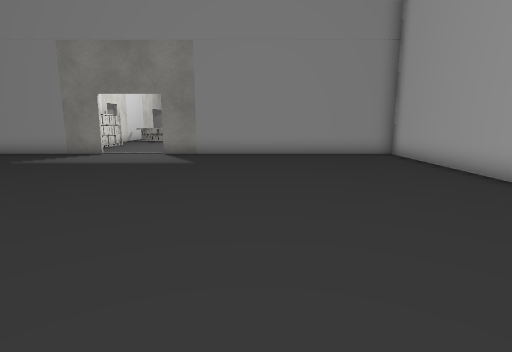
view 1 (above)

24 first-person views from a walk through a scene from a Unity 3-D project. The camera is 1.3 m above the floor, tilts 10° down and sees 80° across. The floor is counted in squares, 1 m on a side. Each view is taken from the middle of a square. On the plan, view 1 faces up. The plan holds only what a view shows up to about 14 squares ahead; the rest is blank. The place goes on beyond the plan. Door leaves are left out, so doorways stand open. Some surface patterns are stand-ins.

view 2
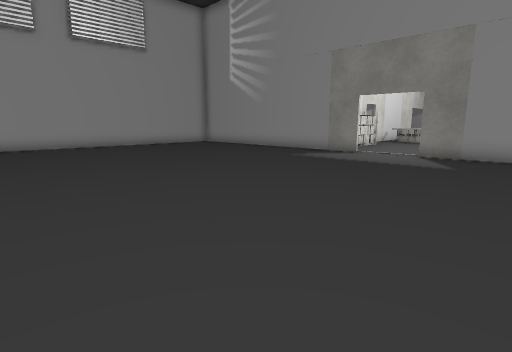

view 3
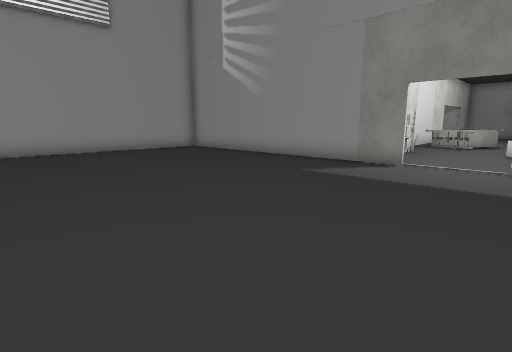

view 4
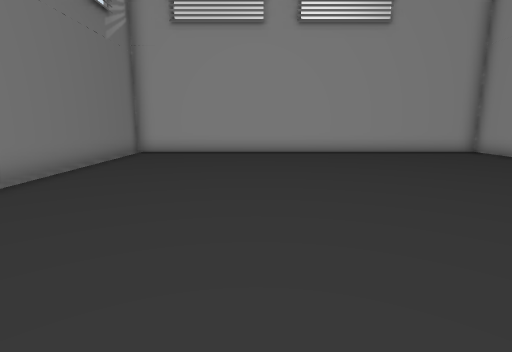

view 5
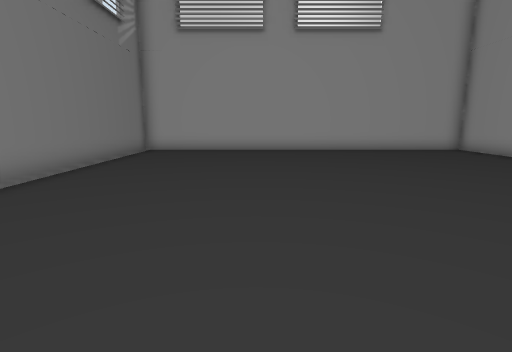

view 6
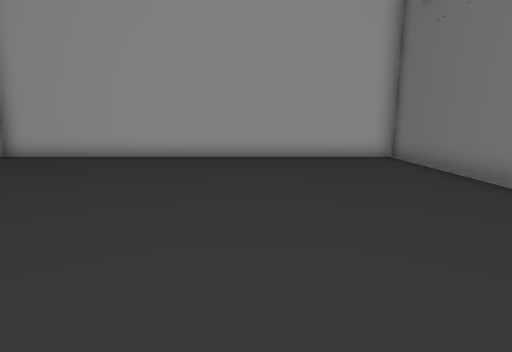

view 7
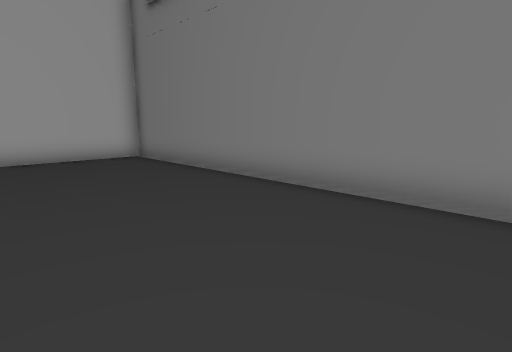

view 8
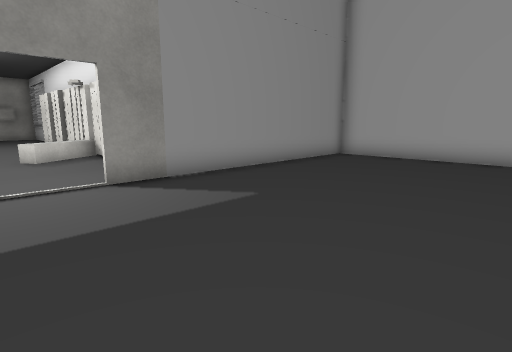

view 9
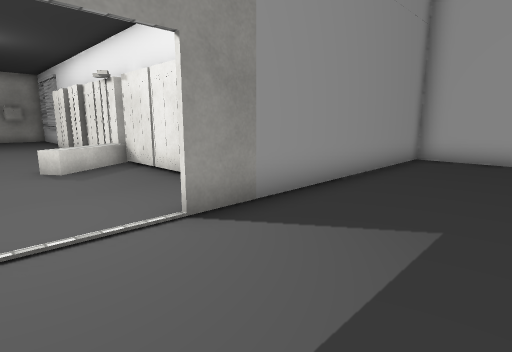

view 10
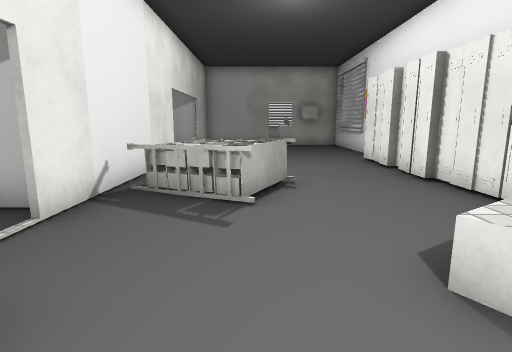

view 11
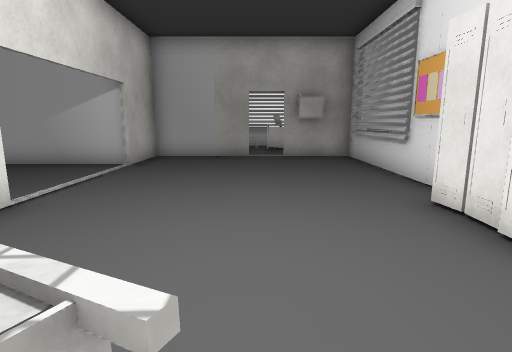

view 12
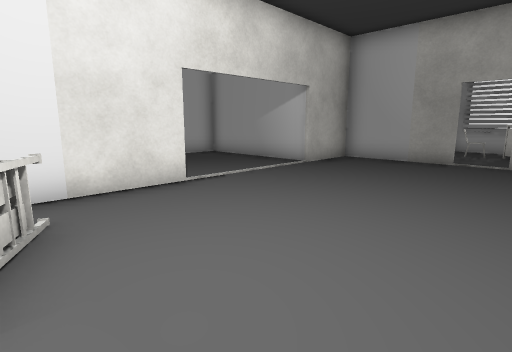

view 13
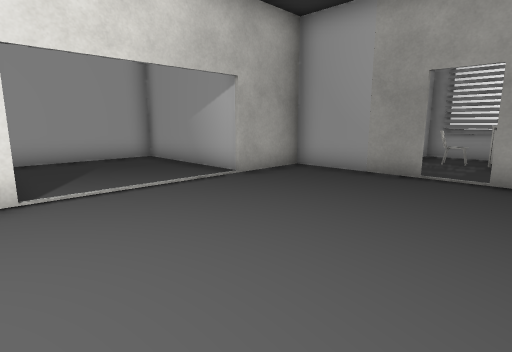

view 14
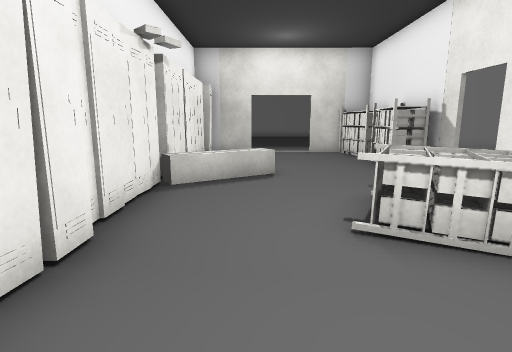

view 15
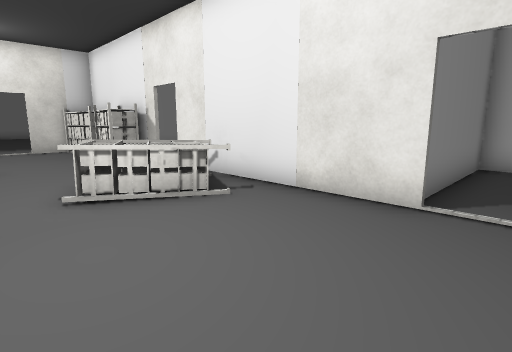

view 16
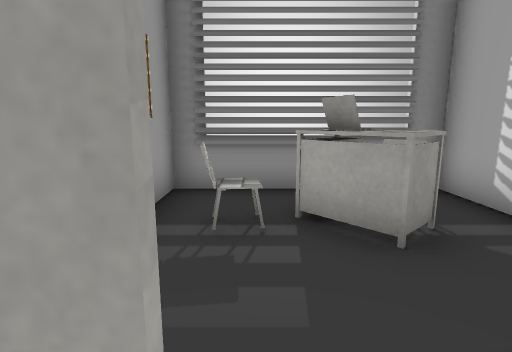

view 17
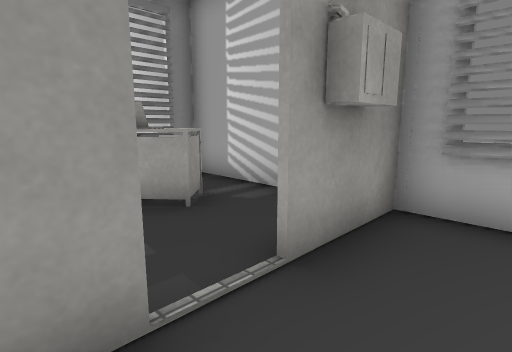

view 18
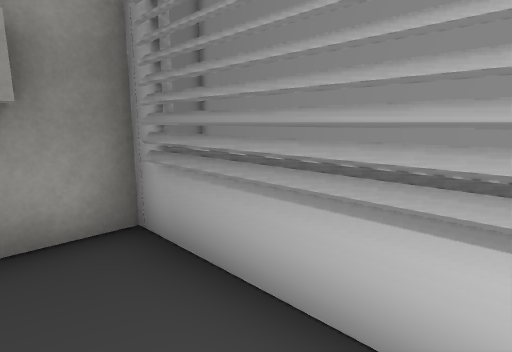

view 19
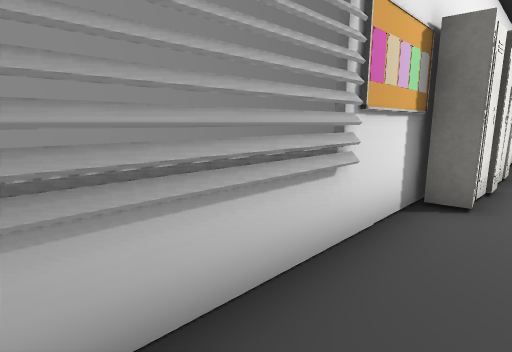

view 20
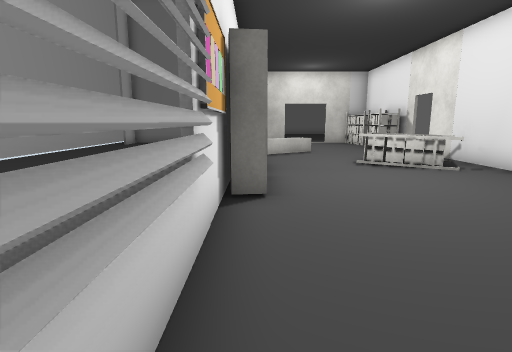

view 21
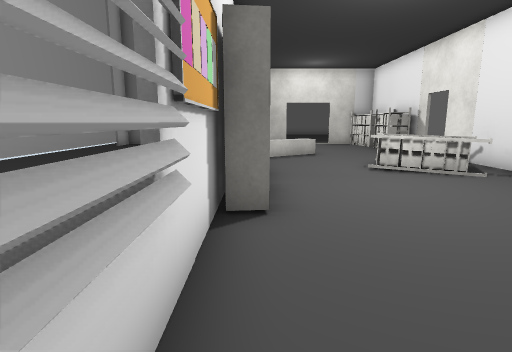

view 22
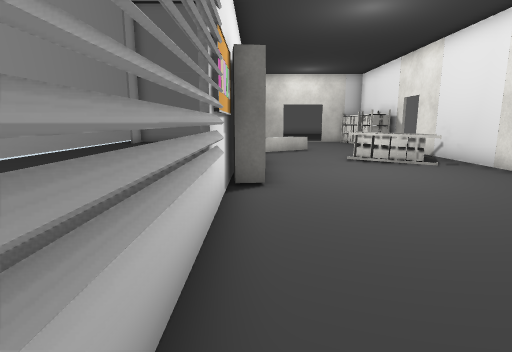

view 23
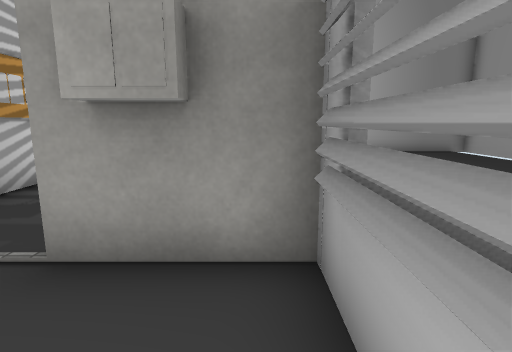

view 24
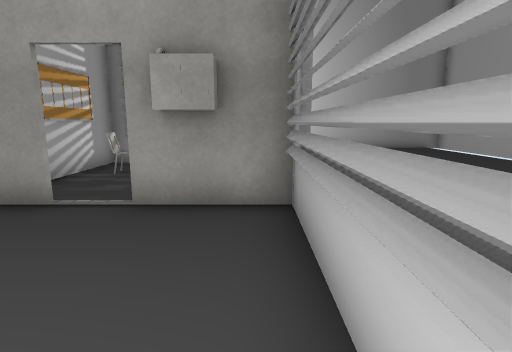

### Floor plan
Points are (right, up) in squares from view 1. A wall is a line through its corners. A room is listed if a view was taken in it or the views show most of it. See-through windows are left out.
Room 1 (views 1, 2, 3, 4, 5, 6, 7, 8, 9)
walls: (-6.2, 12.6) (-17.4, 12.6) (-17.4, -2.2) (-9, -2.2); (-5.8, -2.2) (5.6, -2.2) (5.6, 12.6) (-3.9, 12.6)
ways out: opening at (-8, 12) to room 2; opening at (-2, 12) to room 2; open door at (-4.6, 13.9) to room 2
Room 2 (views 10, 11, 12, 13, 14, 15, 16, 17, 18, 19, 20, 21, 22, 23, 24)
walls: (-8.8, 26.8) (-8.8, 19.8); (-1.4, 25.1) (-1.4, 33.7) (-4, 33.7); (-8.8, 18.6) (-8.8, 13.6); (-9, 31.4) (-14.1, 31.4) (-14.1, 26.5) (-9.5, 26.5); (-5.2, 33.7) (-8.8, 33.7) (-8.8, 31.1); (-8.6, 12.7) (-6.2, 12.7)
ways out: opening at (-8, 12) to room 1; opening at (-2, 12) to room 1; open door at (-4.6, 13.9) to room 1; open door at (-4, 34) to room 3; open door at (-9, 19)
objects: rack (-8, 13) to (-8, 15); rack (-8, 16) to (-8, 17); other object (-8, 21) to (-5, 24); locker (-4, 18) to (-3, 19); locker (-2, 13) to (-2, 14); locker (-2, 15); locker (-2, 16); locker (-2, 17); locker (-2, 18); locker (-2, 19); locker (-2, 20); locker (-2, 21); locker (-2, 22); locker (-2, 23); locker (-2, 24); locker (-2, 25); locker (-2, 26); locker (-2, 27)
Room 3 (no view inside)
walls: (-1.4, 35.9) (-1.4, 38.9) (-3.4, 38.9); (-3.5, 38.9) (-6.6, 38.9) (-6.6, 36.4)
ways out: open door at (-4, 34) to room 2
objects: chair (-5, 37); laptop (-4, 37); table (-3, 36); chair (-3, 37)

Positions as (right, up) in squares from view 1, and headings:
1: (0, 0), facing up
2: (0, 0), facing up-left
3: (-3, 3), facing up-left
4: (-4, 3), facing left
5: (-3, 3), facing left
6: (-6, 3), facing right
7: (-6, 3), facing down-right
8: (-6, 6), facing up-right
9: (-6, 9), facing up-right
10: (-6, 16), facing up
11: (-5, 22), facing up
12: (-3, 23), facing up-left
13: (-3, 26), facing up-left
14: (-4, 26), facing down
15: (-4, 28), facing down-left
16: (-5, 33), facing up
17: (-6, 32), facing up-right
18: (-3, 30), facing up-right
19: (-3, 32), facing down-right
20: (-2, 32), facing down
21: (-2, 31), facing down
22: (-2, 33), facing down
23: (-2, 31), facing up
24: (-2, 29), facing up
